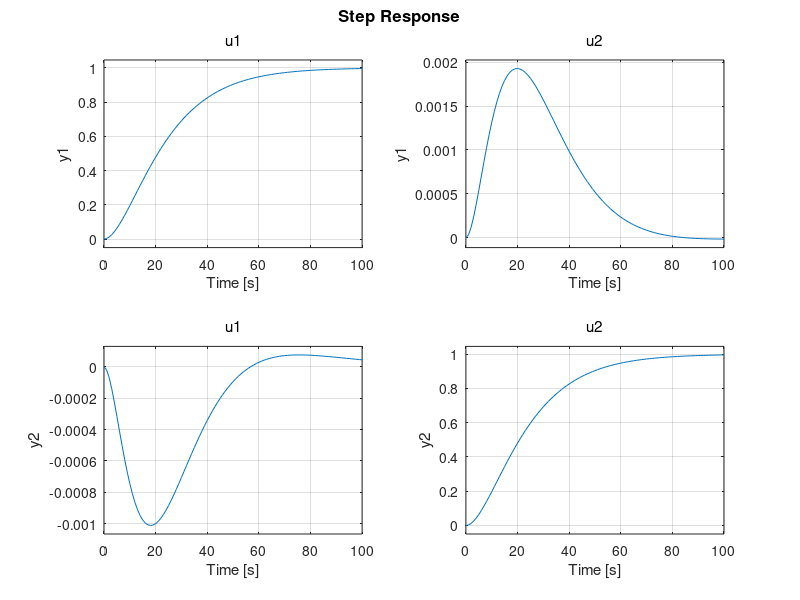
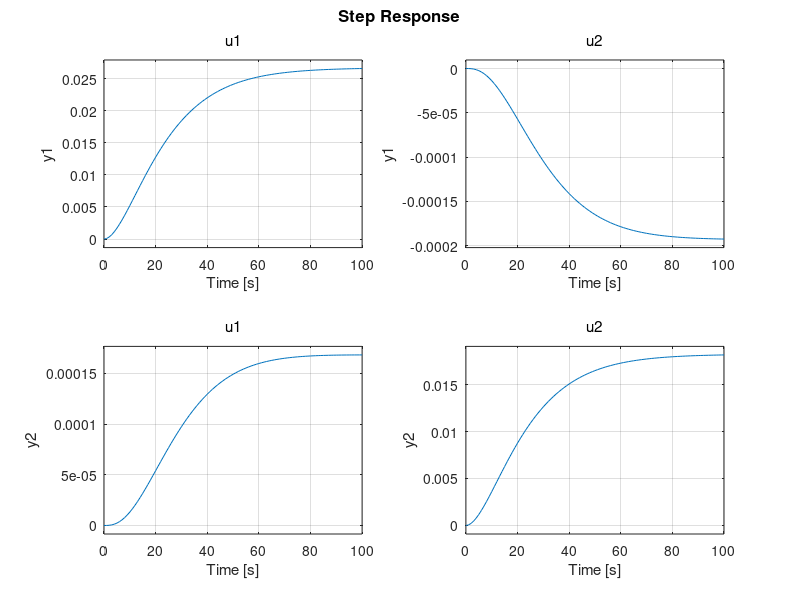

Reproduce these figures in MATLAB, in order.
% Control Systems Lab (2020-2021) - Group 3 - Black Box
close all; clear all; clc;

%% Load White-Box Models
load('matrices.mat');

%% State
% Create continuous state space object
%sys = d2c(Ad,'zoh');
% Create discrete state space object
% sys = Ad
% Retrieve state matrices from whitebox model
% A = sys.A;
% B = sys.B;
% C = sys.C;
% D = sys.D;
% Check open loop eigenvalues
E = eig(A);

% Check for Controllability
Contr = ctrb(A,B);
Contr_check = length(A) - rank(Contr); % It is full rank thus controllable

% Control Law (LQR)
Q = [350 0 0 0;   % Penalize bad performance
     0 750 0 0;
     0 0 350 0;
     0 0 0 750];
%R = [0.008 0; 0 0.008];  % Penalize effort
R = [0.5 0; 0 0.5];  % Penalize effort
L = lqr(A,B,Q,R); % Create Gain Matrix K (LQR)

% Observer poles: P = [-0.49, -0.491, -0.49, -0.491];

% Check Closed Loop Eigenvalues;
Acl = A - B*L;
Ecl = eig(Acl);

% Close Loop System
syscl = ss(Acl, B, C, D);
figure(2);
step(syscl);

% Solve for Kr
Ldc = dcgain(syscl);
Lr = inv(Ldc); % Inverse of dcgain for scaling

% Scaled Close Loop System
syscl_lqr_scaled = ss(Acl, B*Lr, C, D);

% Feedforward Gain G
% G = -inv(C*inv(A-B*K)*B);

% Run
figure(1);
step(syscl_lqr_scaled); % Closed-loop system (Continuous time)

%% Save Workspace
filename = 'LQR_L_LR.mat';
save('LQR_L_LR.mat','L','Lr');

%% Compute U
% 
% U_ref = (reference(3, :).*Kr);
% U_feed = (K.' .* [300, 300, 300, 300; 300, 300, 300, 300].');
% U_input = U_ref - U_feed;